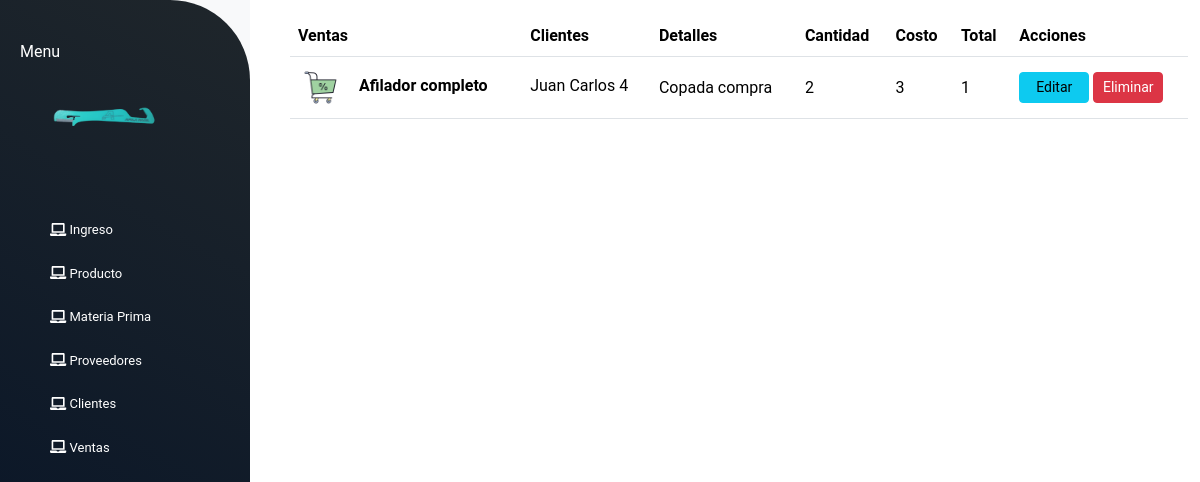
Page /ventas/ (signed in) on the committed database.
### ventas/models.py (models this page shows)
class Ventas(models.Model):
    cantidad = models.IntegerField(default=0)
    detalle = models.CharField(max_length=200, blank=True)
    produccion= models.ForeignKey(Produccion, on_delete=models.CASCADE)
    clientes = models.ForeignKey(Clientes, on_delete=models.CASCADE)
    costo = models.IntegerField(default=0)
    total = models.IntegerField(default=0)
    imagen = models.TextField(null=True, blank=True)
    def get_imagen_url(self):
        if self.imagen:
            return f"/static/img/{self.imagen}"
        else:
            return "/static/img/venta.png"

### produccion/models.py (models this page shows)
class Produccion(models.Model):
    producto_completo = models.BooleanField(default=False)
    materias = models.ForeignKey(Materias, on_delete=models.CASCADE, related_name='produccion', null=True, blank=True)
    produccion_cantidad = models.IntegerField(default=0)
    produccion_total = models.IntegerField(default=0)
    nombre = models.CharField(max_length=100, default='')
    class Meta:
        db_table = 'produccion'
        verbose_name = "Produccion"
    def __str__(self):
        return f"{self.nombre}"

### clientes/models.py (models this page shows, shortened)
class Clientes(models.Model):
    nombre = models.CharField(max_length=50)
    detalle = models.CharField(max_length=200, blank=True)
    direccion = models.CharField(max_length=100)
    telefono = models.IntegerField(null=True, blank=True)
    email = models.CharField(max_length=100)
    imagen = models.TextField(null=True, blank=True)
    class Meta:
        db_table = 'clientes'
        verbose_name = "Clientes"
    def __str__(self):
        return f"{self.nombre}"

### ventas/views.py (the view)
# urls.py: path('', views.mostrar_ventas, name='ventas'),
def mostrar_ventas(request):
    ventas = Ventas.objects.all()
    return render(request,'ventas.html',{'ventas': ventas})

### ventas/templates/ventas.html (shortened to what this page needs)
{% extends "materias_primas/layout.html" %}
{% load static %}
{% block content %}
{% if ventas%}
<div class="container" id="altura">
    <table class="table align-middle mb-0 bg-white m-3 mb-5" >
        <thead class="bg-light">
        <tr>
            <th>Ventas</th>
            <th>Clientes</th>
            <th>Detalles</th>
            <th>Cantidad</th>
            <th>Costo</th>
            <th>Total</th>
            {% if user.is_superuser%}
            <th>Acciones</th>
            {%endif%}
        </tr>
        </thead>
        <tbody>
        {% for venta in ventas %}
            <tr>
                <td>
                <div class="d-flex align-items-center" >
                    <img
                        src="{{ venta.get_imagen_url }}"
                        alt="NO-IMG"
                        style="width: 45px; height: 45px"
                        class="rounded-circle"
                        />
                    <div class="ms-3">
                    <p class="fw-bold mb-1 ml-2">{{venta.produccion}}</p>
                    </div>
                </div>
                </td>
                <td>
                <p class="fw-normal mb-1">{{ venta.clientes}}</p>
                </td>
                <td>{{ venta.detalle }}</td>
                <td>{{ venta.cantidad }}</td>
                <td>{{ venta.costo }}</td>
                <td>{{ venta.total }}</td>
                {% if user.is_superuser %}
                <td>
                    <form action="#" method="post" style="display: inline;" enctype="multipart/form-data">
                        <button type="submit" class="btn btn-info btn-sm btn-rounded" style="width: 70px;">Editar</button>
                    </form>
                    <form action="#"  method="post" style="display: inline;">
                        <button type="submit" class="btn btn-sm btn-rounded btn-danger" style="width: 70px;">Eliminar</button>
                    </form>
                </td>
                {%endif%}
            </tr>
        {%endfor%}
        </tbody>
    </table>
{%else%}
<h5 class="fw-normal mb-1" style="color:red">NO HAY VENTAS DISPONIBLES</h5>
{%endif%}
</div>
{% endblock %}

### static/style.css (style rules this page uses)
body { font-family: 'Roboto' !important; width: 100% !important; height: 100vh !important; margin: 0; }
#altura { max-height: 100vh !important; overflow-y: auto !important; }

### rows in the picture
Ventas: produccion "Afilador completo", clientes "Juan Carlos 4", detalle "Copada compra", cantidad "2", costo "3", total "1"
